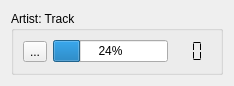
<?xml version="1.0" encoding="UTF-8"?>
<ui version="4.0">
 <class>Form</class>
 <widget class="QWidget" name="Form">
  <property name="geometry">
   <rect>
    <x>0</x>
    <y>0</y>
    <width>234</width>
    <height>77</height>
   </rect>
  </property>
  <property name="windowTitle">
   <string>Form</string>
  </property>
  <layout class="QGridLayout" name="gridLayout">
   <item row="0" column="0">
    <widget class="QGroupBox" name="groupBox">
     <property name="title">
      <string>Artist: Track</string>
     </property>
     <layout class="QHBoxLayout" name="horizontalLayout">
      <item>
       <widget class="QToolButton" name="toolButton">
        <property name="text">
         <string>...</string>
        </property>
        <property name="icon">
         <iconset resource="resources.qrc">
          <normaloff>:/Images/cancel.png</normaloff>:/Images/cancel.png</iconset>
        </property>
       </widget>
      </item>
      <item>
       <widget class="QProgressBar" name="progressBar">
        <property name="value">
         <number>24</number>
        </property>
       </widget>
      </item>
      <item>
       <widget class="QLCDNumber" name="lcdNumber">
        <property name="frameShape">
         <enum>QFrame::NoFrame</enum>
        </property>
        <property name="numDigits">
         <number>2</number>
        </property>
        <property name="digitCount">
         <number>2</number>
        </property>
        <property name="mode">
         <enum>QLCDNumber::Dec</enum>
        </property>
        <property name="segmentStyle">
         <enum>QLCDNumber::Flat</enum>
        </property>
        <property name="value" stdset="0">
         <double>0.000000000000000</double>
        </property>
        <property name="intValue" stdset="0">
         <number>0</number>
        </property>
       </widget>
      </item>
     </layout>
    </widget>
   </item>
  </layout>
 </widget>
 <resources>
  <include location="resources.qrc"/>
 </resources>
 <connections/>
</ui>
